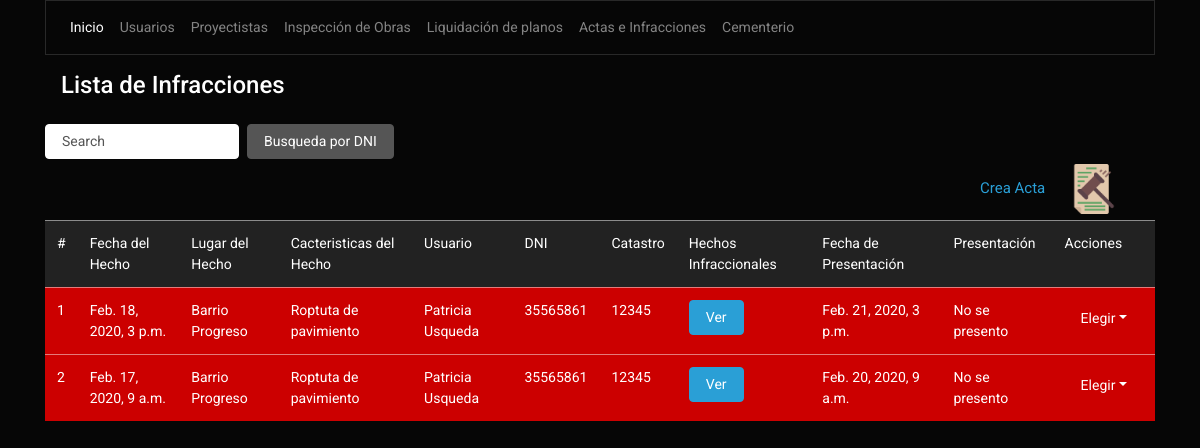
The app's page /notificacion/listar/, older data.
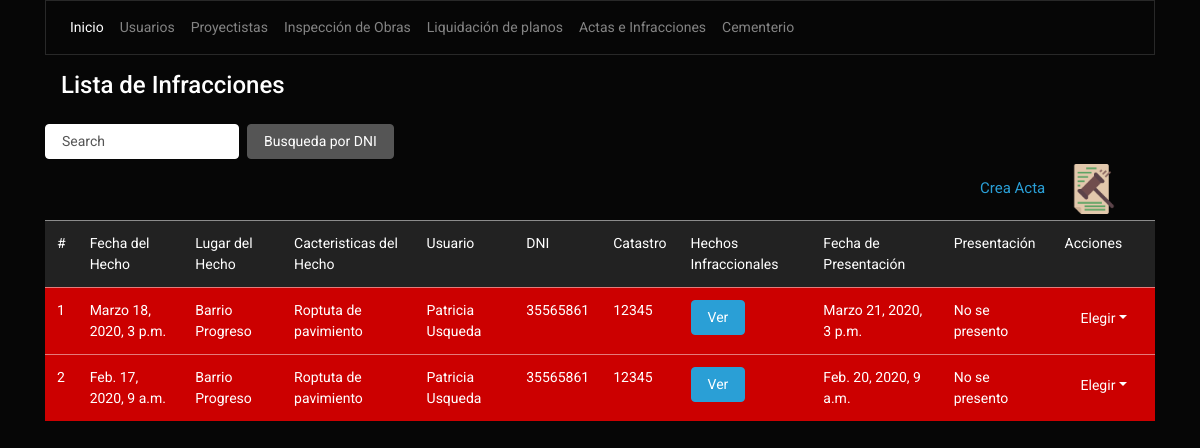
The same page, newer data.
### notifica/models.py (models this page shows)
class Notifica(models.Model):
    fecha = models.DateTimeField(help_text='01/01/2020 09:00')
    lugar = models.CharField(max_length=60)
    caracteristicas = models.CharField(max_length=60)
    usuario = models.ForeignKey(Usuario,null=False, blank=False, on_delete=models.CASCADE)
    hechos = models.CharField(max_length=200)
    situacion = models.NullBooleanField(default=False)
    fecha_limite = models.DateTimeField(null=True, blank=True)
    fecha_presenta = models.DateField(null=True, blank=True)

### usuario/models.py (models this page shows, shortened)
class Usuario(models.Model):
    nombre = models.CharField(max_length=50)
    dni = models.CharField(max_length=8, unique=True)
    direccion = models.CharField(max_length=50, verbose_name='dirección')
    catastro = models.CharField(max_length=50)
    tel = models.CharField(max_length=10, null=True, blank=True)

### notifica/views.py (the view)
# urls.py: path('listar/', views.notifica_list, name='notifica_listar'),
def notifica_list(request):
    notifica = Notifica.objects.all()
    for i in notifica:
        i.fecha_limite = i.fecha + datetime.timedelta(days=3)
    paginator = Paginator(notifica, 7)
    page = request.GET.get('page')
    notifica = paginator.get_page(page)
    contexto = {'object_list':notifica, 'f_actual':datetime.datetime.now(timezone.utc)}
    return render(request,'notifica/notifica_list.html',contexto)

### templates/notifica/notifica_list.html (shortened to what this page needs)
{% extends 'base/base.html' %}
{% load static %}
{% block content %}
<h5 class="p-3">Lista de Infracciones</h5>
<form class="form-inline my-2 my-lg-0" type="get" method="POST" action="{%url 'notifica_buscar'%}">
    <input class="form-control mr-sm-2" type="text" placeholder="Search" name="buscalo" id="busca">
    <button class="btn btn-secondary my-2 my-sm-0" type="submit" href="" id="botonBus">Busqueda por DNI</button>
</form>
    <a class="navbar-brand float-right" href="{%url 'notifica_nuevo'%}" style="font-size:15px;">Crea Acta
        <img class="boton-circulo ecirculo" src="{% static 'img/papel.png' %}" style="width:50px;height:auto;">
    </a>
<table class="table table-hover">
    <thead>
    <tr class="table-light">
        <td scope="col">#</td>
        <td scope="col">Fecha del Hecho</td>
        <td scope="col">Lugar del Hecho</td>
        <td scope="col">Cacteristicas del Hecho</td>
        <td scope="col">Usuario</td>
        <td scope="col">DNI</td>
        <td scope="col">Catastro</td>
        <td scope="col">Hechos Infraccionales</td>
        <td scope="col">Fecha de Presentación</td>
        <td scope="col">Presentación</td>
        <td scope="col">Acciones</td>
    </tr>
    </thead>
    <tbody>
            {% if object_list%}
            {%for notifica in object_list%}
                {% if notifica.situacion == True %}
        <tr class="table-success">
                {% elif f_actual < notifica.fecha_limite and notifica.situacion == False %}
            <tr class="table-light">
                {% elif f_actual > notifica.fecha_limite %}
            <tr class="table-danger">
                    {% endif %}
            <td>{{notifica.id}}</td>
            <td>{{notifica.fecha}}</td>
            <td>{{notifica.lugar}}</td>
            <td>{{notifica.caracteristicas}}</td>
            <td>{{notifica.usuario.nombre}}</td>
                <td>{{notifica.usuario.dni}}</td>
                <td>{{notifica.usuario.catastro}}</td>
                <td><a class="btn btn-primary" href="{%url 'dato_notifica' notifica.id %}">Ver</a></td>
                <td>{{notifica.fecha_limite}}</td>
            {% if notifica.situacion == False %}
            <td>No se presento</td>
            {% elif notifica.situacion == True %}
             <td>{{notifica.fecha_presenta}}</td>
            {% endif %}
                <td>
                    <ul class="nav nav-pills">
                        <li class="nav-item dropdown">
                            <a class="nav-link dropdown-toggle" data-toggle="dropdown" href="#" role="button" aria-haspopup="true" aria-expanded="false">Elegir</a>
                        </li>
                    </ul>
                </td>
        </tr>
        {%endfor%}
        {% else %}
        <div class="alert alert-dismissible alert-success">
          <button type="button" class="close" data-dismiss="alert">&times;</button>
          <strong>Ups! </strong>tú registro esta vacio, <a href="{% url 'notifica_nuevo' %}" class="alert-link">ingresa uno</a>.
        </div>
        {%endif%}
    </tbody>
</table>
{% endblock%}

Row changes from the older to the newer data that the page shows:
changed Notifica id 1: fecha "Feb. 18, 2020, 3 p.m." → "Marzo 18, 2020, 3 p.m."; fecha_limite "Feb. 21, 2020, 3 p.m." → "Marzo 21, 2020, 3 p.m."
